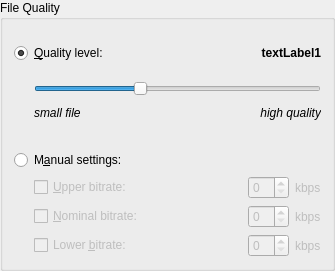
<?xml version="1.0" encoding="UTF-8"?>
<ui version="4.0">
 <author>Sebastian Trueg</author>
 <class>base_K3bOggVorbisEncoderSettingsWidget</class>
 <widget class="QWidget" name="base_K3bOggVorbisEncoderSettingsWidget">
  <property name="geometry">
   <rect>
    <x>0</x>
    <y>0</y>
    <width>335</width>
    <height>271</height>
   </rect>
  </property>
  <layout class="QVBoxLayout">
   <property name="margin">
    <number>0</number>
   </property>
   <item>
    <widget class="QGroupBox" name="groupBox1" native="true">
     <property name="title" stdset="0">
      <string>File Quality</string>
     </property>
     <layout class="QVBoxLayout">
      <item>
       <layout class="QHBoxLayout">
        <item>
         <widget class="QRadioButton" name="m_radioQualityLevel">
          <property name="toolTip">
           <string>Controls the quality of the encoded files</string>
          </property>
          <property name="whatsThis">
           <string>&lt;p&gt;Vorbis' audio quality is not best measured in kilobits per second, but on a scale from -1 to 10 called &quot;quality&quot;. &lt;p&gt;For now, quality -1 is roughly equivalent to 45kbps average, 5 is roughly 160kbps, and 10 gives about 400kbps. Most people seeking very-near-CD-quality audio encode at a quality of 5 or, for lossless stereo coupling, 6. The default setting is quality 3, which at approximately 110kbps gives a smaller filesize and significantly better fidelity than .mp3 compression at 128kbps. &lt;p&gt;&lt;em&gt;This explanation was copied from the www.vorbis.com FAQ.&lt;/em&gt;</string>
          </property>
          <property name="text">
           <string>&amp;Quality level:</string>
          </property>
          <property name="checked">
           <bool>true</bool>
          </property>
         </widget>
        </item>
        <item>
         <widget class="QLabel" name="m_labelQualityLevel">
          <property name="font">
           <font>
            <weight>75</weight>
            <bold>true</bold>
           </font>
          </property>
          <property name="text">
           <string notr="true">textLabel1</string>
          </property>
          <property name="alignment">
           <set>Qt::AlignRight|Qt::AlignTrailing|Qt::AlignVCenter</set>
          </property>
          <property name="wordWrap">
           <bool>false</bool>
          </property>
         </widget>
        </item>
       </layout>
      </item>
      <item>
       <widget class="QFrame" name="frame6">
        <property name="frameShape">
         <enum>QFrame::NoFrame</enum>
        </property>
        <property name="frameShadow">
         <enum>QFrame::Plain</enum>
        </property>
        <layout class="QHBoxLayout">
         <property name="margin">
          <number>0</number>
         </property>
         <item>
          <spacer name="spacer2_2">
           <property name="orientation">
            <enum>Qt::Horizontal</enum>
           </property>
           <property name="sizeType">
            <enum>QSizePolicy::Fixed</enum>
           </property>
           <property name="sizeHint" stdset="0">
            <size>
             <width>20</width>
             <height>20</height>
            </size>
           </property>
          </spacer>
         </item>
         <item>
          <layout class="QGridLayout">
           <item row="0" column="0" colspan="2">
            <widget class="QSlider" name="m_slideQualityLevel">
             <property name="minimum">
              <number>-1</number>
             </property>
             <property name="maximum">
              <number>10</number>
             </property>
             <property name="pageStep">
              <number>3</number>
             </property>
             <property name="value">
              <number>3</number>
             </property>
             <property name="orientation">
              <enum>Qt::Horizontal</enum>
             </property>
            </widget>
           </item>
           <item row="1" column="1">
            <widget class="QLabel" name="textLabel4">
             <property name="font">
              <font>
               <italic>true</italic>
              </font>
             </property>
             <property name="text">
              <string>high quality</string>
             </property>
             <property name="alignment">
              <set>Qt::AlignRight|Qt::AlignTrailing|Qt::AlignVCenter</set>
             </property>
             <property name="wordWrap">
              <bool>false</bool>
             </property>
            </widget>
           </item>
           <item row="1" column="0">
            <widget class="QLabel" name="textLabel3_2">
             <property name="font">
              <font>
               <italic>true</italic>
              </font>
             </property>
             <property name="text">
              <string>small file</string>
             </property>
             <property name="wordWrap">
              <bool>false</bool>
             </property>
            </widget>
           </item>
          </layout>
         </item>
        </layout>
       </widget>
      </item>
      <item>
       <spacer name="spacer9">
        <property name="orientation">
         <enum>Qt::Vertical</enum>
        </property>
        <property name="sizeType">
         <enum>QSizePolicy::Fixed</enum>
        </property>
        <property name="sizeHint" stdset="0">
         <size>
          <width>20</width>
          <height>20</height>
         </size>
        </property>
       </spacer>
      </item>
      <item>
       <widget class="QRadioButton" name="m_radioManual">
        <property name="text">
         <string>M&amp;anual settings:</string>
        </property>
       </widget>
      </item>
      <item>
       <layout class="QHBoxLayout">
        <item>
         <spacer name="spacer2">
          <property name="orientation">
           <enum>Qt::Horizontal</enum>
          </property>
          <property name="sizeType">
           <enum>QSizePolicy::Fixed</enum>
          </property>
          <property name="sizeHint" stdset="0">
           <size>
            <width>20</width>
            <height>21</height>
           </size>
          </property>
         </spacer>
        </item>
        <item>
         <widget class="QFrame" name="frame3">
          <property name="enabled">
           <bool>false</bool>
          </property>
          <property name="frameShape">
           <enum>QFrame::NoFrame</enum>
          </property>
          <property name="frameShadow">
           <enum>QFrame::Raised</enum>
          </property>
          <layout class="QGridLayout">
           <property name="margin">
            <number>0</number>
           </property>
           <item row="0" column="0">
            <widget class="QCheckBox" name="m_checkBitrateUpper">
             <property name="text">
              <string>&amp;Upper bitrate:</string>
             </property>
            </widget>
           </item>
           <item row="2" column="0">
            <widget class="QCheckBox" name="m_checkBitrateLower">
             <property name="text">
              <string>Lower &amp;bitrate:</string>
             </property>
            </widget>
           </item>
           <item row="0" column="1">
            <widget class="QSpinBox" name="m_inputBitrateUpper">
             <property name="enabled">
              <bool>false</bool>
             </property>
             <property name="sizePolicy">
              <sizepolicy hsizetype="Minimum" vsizetype="Fixed">
               <horstretch>0</horstretch>
               <verstretch>0</verstretch>
              </sizepolicy>
             </property>
            </widget>
           </item>
           <item row="1" column="1">
            <widget class="QSpinBox" name="m_inputBitrateNominal">
             <property name="enabled">
              <bool>false</bool>
             </property>
             <property name="sizePolicy">
              <sizepolicy hsizetype="Minimum" vsizetype="Fixed">
               <horstretch>0</horstretch>
               <verstretch>0</verstretch>
              </sizepolicy>
             </property>
            </widget>
           </item>
           <item row="2" column="1">
            <widget class="QSpinBox" name="m_inputBitrateLower">
             <property name="enabled">
              <bool>false</bool>
             </property>
            </widget>
           </item>
           <item row="1" column="2">
            <widget class="QLabel" name="textLabel2">
             <property name="text">
              <string>kbps</string>
             </property>
             <property name="wordWrap">
              <bool>false</bool>
             </property>
            </widget>
           </item>
           <item row="2" column="2">
            <widget class="QLabel" name="textLabel3">
             <property name="text">
              <string>kbps</string>
             </property>
             <property name="wordWrap">
              <bool>false</bool>
             </property>
            </widget>
           </item>
           <item row="0" column="2">
            <widget class="QLabel" name="textLabel1">
             <property name="text">
              <string>kbps</string>
             </property>
             <property name="wordWrap">
              <bool>false</bool>
             </property>
            </widget>
           </item>
           <item row="1" column="0">
            <widget class="QCheckBox" name="m_checkBitrateNominal">
             <property name="sizePolicy">
              <sizepolicy hsizetype="Minimum" vsizetype="Fixed">
               <horstretch>1</horstretch>
               <verstretch>0</verstretch>
              </sizepolicy>
             </property>
             <property name="text">
              <string>&amp;Nominal bitrate:</string>
             </property>
            </widget>
           </item>
          </layout>
         </widget>
        </item>
       </layout>
      </item>
     </layout>
    </widget>
   </item>
  </layout>
 </widget>
 <layoutdefault spacing="6" margin="11"/>
 <resources/>
 <connections>
  <connection>
   <sender>m_radioManual</sender>
   <signal>toggled(bool)</signal>
   <receiver>frame3</receiver>
   <slot>setEnabled(bool)</slot>
   <hints>
    <hint type="sourcelabel">
     <x>20</x>
     <y>20</y>
    </hint>
    <hint type="destinationlabel">
     <x>20</x>
     <y>20</y>
    </hint>
   </hints>
  </connection>
  <connection>
   <sender>m_checkBitrateUpper</sender>
   <signal>toggled(bool)</signal>
   <receiver>m_inputBitrateUpper</receiver>
   <slot>setEnabled(bool)</slot>
   <hints>
    <hint type="sourcelabel">
     <x>20</x>
     <y>20</y>
    </hint>
    <hint type="destinationlabel">
     <x>20</x>
     <y>20</y>
    </hint>
   </hints>
  </connection>
  <connection>
   <sender>m_checkBitrateNominal</sender>
   <signal>toggled(bool)</signal>
   <receiver>m_inputBitrateNominal</receiver>
   <slot>setEnabled(bool)</slot>
   <hints>
    <hint type="sourcelabel">
     <x>20</x>
     <y>20</y>
    </hint>
    <hint type="destinationlabel">
     <x>20</x>
     <y>20</y>
    </hint>
   </hints>
  </connection>
  <connection>
   <sender>m_checkBitrateLower</sender>
   <signal>toggled(bool)</signal>
   <receiver>m_inputBitrateLower</receiver>
   <slot>setEnabled(bool)</slot>
   <hints>
    <hint type="sourcelabel">
     <x>20</x>
     <y>20</y>
    </hint>
    <hint type="destinationlabel">
     <x>20</x>
     <y>20</y>
    </hint>
   </hints>
  </connection>
  <connection>
   <sender>m_radioQualityLevel</sender>
   <signal>toggled(bool)</signal>
   <receiver>m_labelQualityLevel</receiver>
   <slot>setEnabled(bool)</slot>
   <hints>
    <hint type="sourcelabel">
     <x>20</x>
     <y>20</y>
    </hint>
    <hint type="destinationlabel">
     <x>20</x>
     <y>20</y>
    </hint>
   </hints>
  </connection>
  <connection>
   <sender>m_radioQualityLevel</sender>
   <signal>toggled(bool)</signal>
   <receiver>frame6</receiver>
   <slot>setEnabled(bool)</slot>
   <hints>
    <hint type="sourcelabel">
     <x>20</x>
     <y>20</y>
    </hint>
    <hint type="destinationlabel">
     <x>20</x>
     <y>20</y>
    </hint>
   </hints>
  </connection>
 </connections>
</ui>
